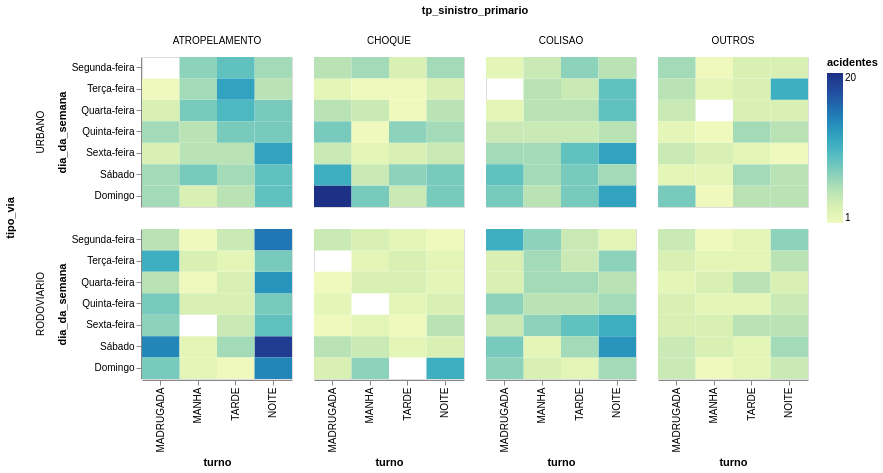

Here is the notebook cell this chart was saved with:
### Code cell
df_sinistros.filter(pl.col('sinistro_fatal') == 'SIM') \
    .group_by('dia_da_semana', 'turno', 'tipo_via', 'tp_sinistro_primario').agg(pl.len().alias('acidentes')) \
    .plot.rect(x='turno', color='acidentes', y='dia_da_semana', row='tipo_via', column='tp_sinistro_primario') \
    .properties(height=150, width=150)

### Figure 1 — Vega-Lite specification as saved in the notebook (floating-point values rounded to 4 significant figures; data arrays with more than 128 entries replaced by an {"elided": "..."} marker saying what was removed)
{"config": {"view": {"continuousWidth": 300, "continuousHeight": 300}}, "data": {"name": "data-8209e39b6aa27a10f273695cf2332940"}, "mark": {"type": "rect", "tooltip": true}, "encoding": {"color": {"field": "acidentes", "type": "quantitative"}, "column": {"field": "tp_sinistro_primario", "type": "nominal"}, "row": {"field": "tipo_via", "sort": ["URBANO", "RODOVIARIO"], "type": "ordinal"}, "x": {"field": "turno", "sort": ["MADRUGADA", "MANHA", "TARDE", "NOITE"], "type": "ordinal"}, "y": {"field": "dia_da_semana", "sort": ["Segunda-feira", "Terça-feira", "Quarta-feira", "Quinta-feira", "Sexta-feira", "Sábado", "Domingo"], "type": "ordinal"}}, "height": 150, "params": [{"name": "param_1e9efca18e7a2868", "select": {"type": "interval", "encodings": ["x", "y"]}, "bind": "scales"}], "width": 150, "$schema": "https://vega.github.io/schema/vega-lite/v6.4.1.json", "datasets": {"data-8209e39b6aa27a10f273695cf2332940": {"elided": "217 records"}}}
